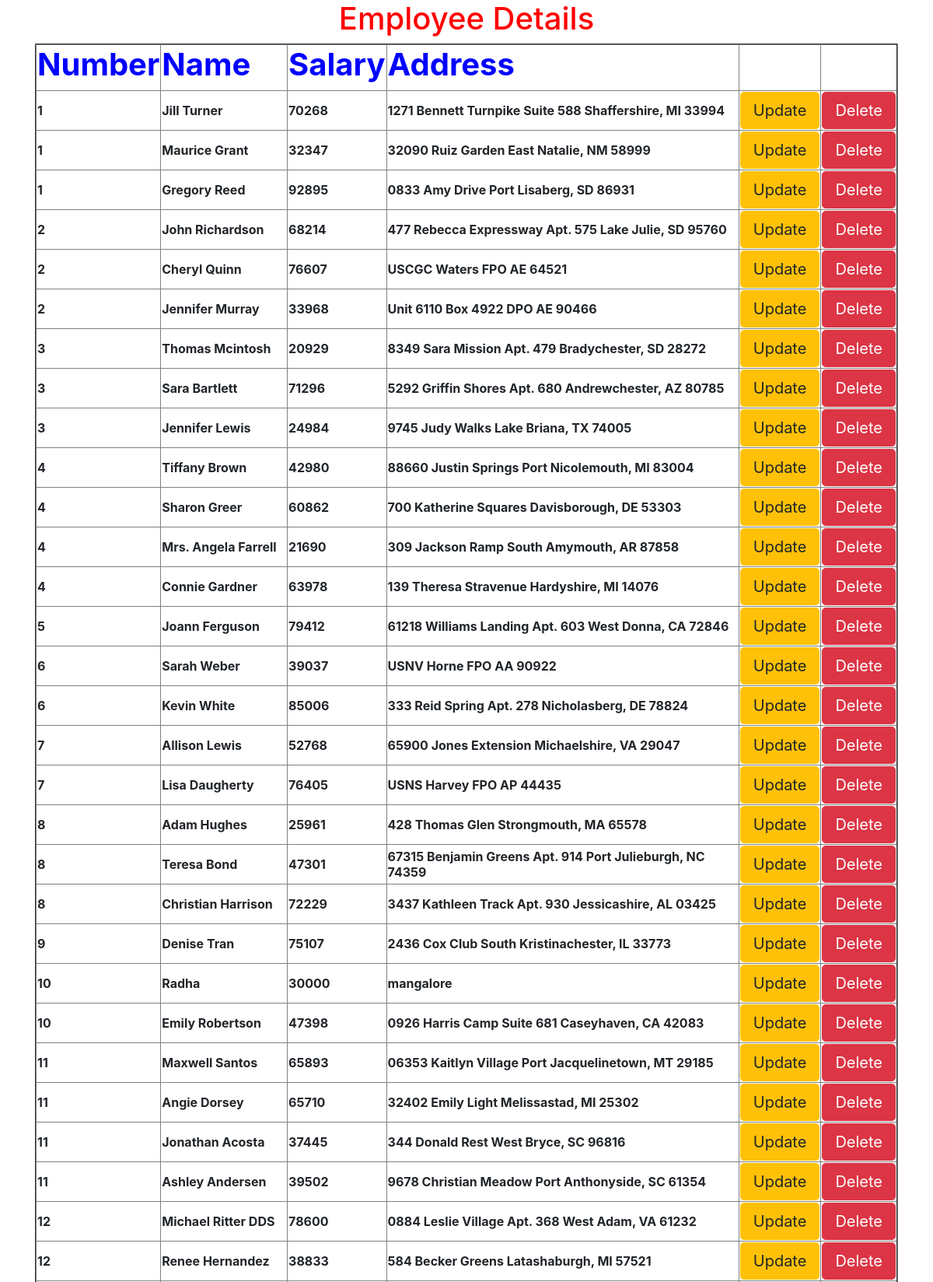
The page / (upper part) on the database its author committed.
### myApp/models.py (models this page shows)
class Employee(models.Model):
      eno=models.IntegerField()
      ename=models.CharField(max_length=50)
      esal=models.IntegerField()
      eaddr=models.CharField(max_length=100)

### myApp/views.py (the view)
# urls.py: url(r'^$',views.display),
def display(request):
    e=Employee.objects.order_by('eno')
    d={'emp':e}
    return render(request,'myApp/index.html',d)

### templates/myApp/index.html (shortened to what this page needs)
<html>
    {%extends 'myApp/parent.html'%}
   {%block for_child%}
    <h1 style="color:red">Employee Details</h1>
   <table border="2">
     <tr style="color:Blue">
         <th><h1><b>Number</b></h1></th>
         <th><h1><b>Name</b></h1></th>
         <th><h1><b>Salary</b></h1></th>
         <th><h1><b>Address</b></h1></th>
         <th></th>
         <th></th>
     </tr>
      {% for x in emp %}
     <tr>
         <td><b>{{x.eno}}</b></td>
         <td><b>{{x.ename}}</b></td>
         <td><b>{{x.esal}}</b></td>
         <td><b>{{x.eaddr}}</b></td>
         <td><a href="/update/{{x.id}}" class="btn btn-lg btn-warning">Update</a></td>
         <td><a href="/delete/{{x.id}}" class="btn btn-lg btn-danger">Delete</a></td>
       </tr>
        {%endfor%}
     </table> <br><br>
    {%endblock%}

### templates/myApp/parent.html (shortened to what this page needs)
<html>
  <head>
         <link rel="stylesheet" href="https://cdn.jsdelivr.net/npm/bootstrap@4.5.3/dist/css/bootstrap.min.css">
    </head>
      <body>
        <div class="container" align="center">
          {% block for_child %}
          {% endblock %}
        </div>
    </body>
</html>

### rows shown on the page
Employee: eno "1", ename "Jill Turner", esal "70268", eaddr "1271 Bennett Turnpike Suite 588 Shaffershire, MI 33994"
Employee: eno "1", ename "Maurice Grant", esal "32347", eaddr "32090 Ruiz Garden East Natalie, NM 58999"
Employee: eno "1", ename "Gregory Reed", esal "92895", eaddr "0833 Amy Drive Port Lisaberg, SD 86931"
Employee: eno "2", ename "John Richardson", esal "68214", eaddr "477 Rebecca Expressway Apt. 575 Lake Julie, SD 95760"
Employee: eno "2", ename "Cheryl Quinn", esal "76607", eaddr "USCGC Waters FPO AE 64521"
Employee: eno "2", ename "Jennifer Murray", esal "33968", eaddr "Unit 6110 Box 4922 DPO AE 90466"
Employee: eno "3", ename "Thomas Mcintosh", esal "20929", eaddr "8349 Sara Mission Apt. 479 Bradychester, SD 28272"
Employee: eno "3", ename "Sara Bartlett", esal "71296", eaddr "5292 Griffin Shores Apt. 680 Andrewchester, AZ 80785"
Employee: eno "3", ename "Jennifer Lewis", esal "24984", eaddr "9745 Judy Walks Lake Briana, TX 74005"
Employee: eno "4", ename "Tiffany Brown", esal "42980", eaddr "88660 Justin Springs Port Nicolemouth, MI 83004"
Employee: eno "4", ename "Sharon Greer", esal "60862", eaddr "700 Katherine Squares Davisborough, DE 53303"
Employee: eno "4", ename "Mrs. Angela Farrell", esal "21690", eaddr "309 Jackson Ramp South Amymouth, AR 87858"
Employee: eno "4", ename "Connie Gardner", esal "63978", eaddr "139 Theresa Stravenue Hardyshire, MI 14076"
Employee: eno "5", ename "Joann Ferguson", esal "79412", eaddr "61218 Williams Landing Apt. 603 West Donna, CA 72846"
Employee: eno "6", ename "Sarah Weber", esal "39037", eaddr "USNV Horne FPO AA 90922"
Employee: eno "6", ename "Kevin White", esal "85006", eaddr "333 Reid Spring Apt. 278 Nicholasberg, DE 78824"
Employee: eno "7", ename "Allison Lewis", esal "52768", eaddr "65900 Jones Extension Michaelshire, VA 29047"
Employee: eno "7", ename "Lisa Daugherty", esal "76405", eaddr "USNS Harvey FPO AP 44435"
Employee: eno "8", ename "Adam Hughes", esal "25961", eaddr "428 Thomas Glen Strongmouth, MA 65578"
Employee: eno "8", ename "Teresa Bond", esal "47301", eaddr "67315 Benjamin Greens Apt. 914 Port Julieburgh, NC 74359"
Employee: eno "8", ename "Christian Harrison", esal "72229", eaddr "3437 Kathleen Track Apt. 930 Jessicashire, AL 03425"
Employee: eno "9", ename "Denise Tran", esal "75107", eaddr "2436 Cox Club South Kristinachester, IL 33773"
Employee: eno "10", ename "Radha", esal "30000", eaddr "mangalore"
Employee: eno "10", ename "Emily Robertson", esal "47398", eaddr "0926 Harris Camp Suite 681 Caseyhaven, CA 42083"
Employee: eno "11", ename "Maxwell Santos", esal "65893", eaddr "06353 Kaitlyn Village Port Jacquelinetown, MT 29185"
Employee: eno "11", ename "Angie Dorsey", esal "65710", eaddr "32402 Emily Light Melissastad, MI 25302"
Employee: eno "11", ename "Jonathan Acosta", esal "37445", eaddr "344 Donald Rest West Bryce, SC 96816"
Employee: eno "11", ename "Ashley Andersen", esal "39502", eaddr "9678 Christian Meadow Port Anthonyside, SC 61354"
Employee: eno "12", ename "Michael Ritter DDS", esal "78600", eaddr "0884 Leslie Village Apt. 368 West Adam, VA 61232"
Employee: eno "12", ename "Renee Hernandez", esal "38833", eaddr "584 Becker Greens Latashaburgh, MI 57521"
